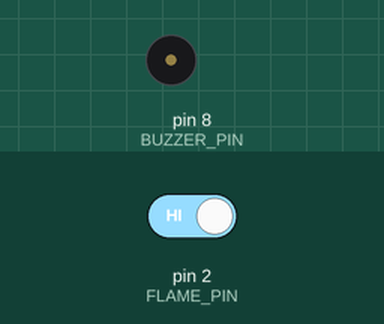
Bench run of a sketch on a simulated Arduino Uno, built with avr-gcc and run on an emulated ATmega328P. On the bench: buzzer (waves = sounding). The inputs (shaded band) are chosen by the test bench; at power-on: pin 2 (FLAME_PIN) HIGH.

Above: at 1.2 s.
1.3 s: pin 2 (FLAME_PIN) driven LOW
At 1.55 s:
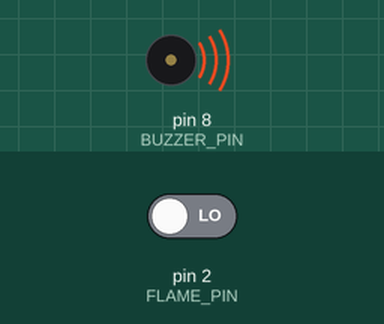
4.3 s: pin 2 (FLAME_PIN) driven HIGH
At 4.3 s:
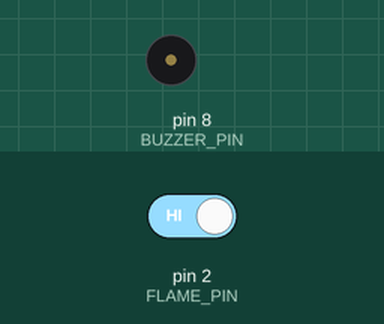
Timing chart, 0 to 7.3 s (numbered marks = the images above; inputs shaded):
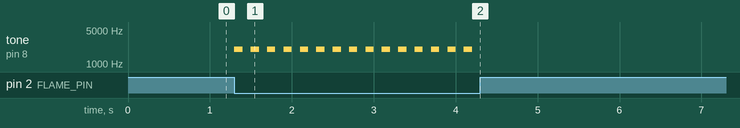

The sketch:

11.ino
```cpp
#define FLAME_PIN  2
#define BUZZER_PIN 8

int val = 0;

void setup() {
  pinMode(FLAME_PIN, INPUT);
  pinMode(BUZZER_PIN, OUTPUT);
  Serial.begin(9600);
}

void loop() {
  val = digitalRead(FLAME_PIN);

  if (val == LOW) {   // เจอไฟ
    tone(BUZZER_PIN, 2000);
    delay(100);
    noTone(BUZZER_PIN);
    delay(100);
  }
  else {
    noTone(BUZZER_PIN);
  }
}
```

Measured:
- after the input at 1.3 s, tone on pin 8 (BUZZER_PIN): alternates 2000 Hz for 0.10 s and silent for 0.10 s, starting at once
- after the input at 4.3 s, tone on pin 8 (BUZZER_PIN): stops changing and stays silent
